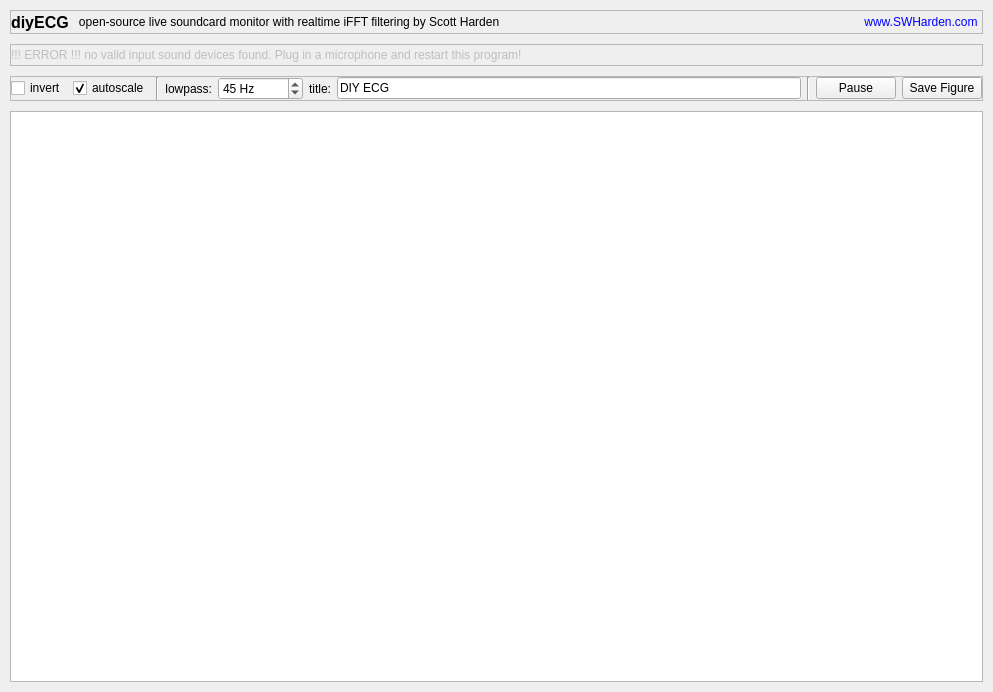
<?xml version="1.0" encoding="UTF-8"?>
<ui version="4.0">
 <class>MainWindow</class>
 <widget class="QMainWindow" name="MainWindow">
  <property name="geometry">
   <rect>
    <x>0</x>
    <y>0</y>
    <width>993</width>
    <height>692</height>
   </rect>
  </property>
  <property name="windowTitle">
   <string>diyECG</string>
  </property>
  <widget class="QWidget" name="centralwidget">
   <layout class="QVBoxLayout" name="verticalLayout_2">
    <property name="spacing">
     <number>10</number>
    </property>
    <property name="margin">
     <number>10</number>
    </property>
    <item>
     <widget class="QFrame" name="frame_4">
      <property name="frameShape">
       <enum>QFrame::StyledPanel</enum>
      </property>
      <property name="frameShadow">
       <enum>QFrame::Raised</enum>
      </property>
      <layout class="QHBoxLayout" name="horizontalLayout">
       <property name="spacing">
        <number>0</number>
       </property>
       <property name="margin">
        <number>0</number>
       </property>
       <item>
        <widget class="QLabel" name="label_3">
         <property name="font">
          <font>
           <pointsize>12</pointsize>
           <weight>75</weight>
           <bold>true</bold>
          </font>
         </property>
         <property name="text">
          <string>diyECG</string>
         </property>
        </widget>
       </item>
       <item>
        <widget class="QLabel" name="label_4">
         <property name="enabled">
          <bool>true</bool>
         </property>
         <property name="text">
          <string>   open-source live soundcard monitor with realtime iFFT filtering by Scott Harden</string>
         </property>
         <property name="alignment">
          <set>Qt::AlignLeading|Qt::AlignLeft|Qt::AlignVCenter</set>
         </property>
        </widget>
       </item>
       <item>
        <spacer name="horizontalSpacer_2">
         <property name="orientation">
          <enum>Qt::Horizontal</enum>
         </property>
         <property name="sizeHint" stdset="0">
          <size>
           <width>40</width>
           <height>20</height>
          </size>
         </property>
        </spacer>
       </item>
       <item>
        <widget class="QPushButton" name="btnSite">
         <property name="styleSheet">
          <string notr="true">color: rgb(0, 0, 255);</string>
         </property>
         <property name="text">
          <string>www.SWHarden.com</string>
         </property>
         <property name="checkable">
          <bool>false</bool>
         </property>
         <property name="flat">
          <bool>true</bool>
         </property>
        </widget>
       </item>
      </layout>
     </widget>
    </item>
    <item>
     <widget class="QFrame" name="frame_5">
      <property name="frameShape">
       <enum>QFrame::StyledPanel</enum>
      </property>
      <property name="frameShadow">
       <enum>QFrame::Raised</enum>
      </property>
      <layout class="QHBoxLayout" name="horizontalLayout_3">
       <property name="spacing">
        <number>0</number>
       </property>
       <property name="margin">
        <number>0</number>
       </property>
       <item>
        <widget class="QLabel" name="lblDevice">
         <property name="enabled">
          <bool>false</bool>
         </property>
         <property name="text">
          <string>!!! ERROR !!! no valid input sound devices found. Plug in a microphone and restart this program!</string>
         </property>
        </widget>
       </item>
       <item>
        <spacer name="horizontalSpacer">
         <property name="orientation">
          <enum>Qt::Horizontal</enum>
         </property>
         <property name="sizeHint" stdset="0">
          <size>
           <width>40</width>
           <height>20</height>
          </size>
         </property>
        </spacer>
       </item>
      </layout>
     </widget>
    </item>
    <item>
     <widget class="QFrame" name="frame">
      <property name="frameShape">
       <enum>QFrame::NoFrame</enum>
      </property>
      <property name="frameShadow">
       <enum>QFrame::Plain</enum>
      </property>
      <layout class="QVBoxLayout" name="verticalLayout">
       <property name="spacing">
        <number>10</number>
       </property>
       <property name="margin">
        <number>0</number>
       </property>
       <item>
        <widget class="QFrame" name="frame_2">
         <property name="frameShape">
          <enum>QFrame::StyledPanel</enum>
         </property>
         <property name="frameShadow">
          <enum>QFrame::Raised</enum>
         </property>
         <layout class="QHBoxLayout" name="horizontalLayout_2">
          <property name="margin">
           <number>0</number>
          </property>
          <item>
           <widget class="QCheckBox" name="chkInvert">
            <property name="text">
             <string>invert</string>
            </property>
           </widget>
          </item>
          <item>
           <widget class="QCheckBox" name="chkAutoscale">
            <property name="text">
             <string>autoscale</string>
            </property>
            <property name="checked">
             <bool>true</bool>
            </property>
           </widget>
          </item>
          <item>
           <widget class="Line" name="line">
            <property name="orientation">
             <enum>Qt::Vertical</enum>
            </property>
           </widget>
          </item>
          <item>
           <widget class="QLabel" name="label_2">
            <property name="sizePolicy">
             <sizepolicy hsizetype="Minimum" vsizetype="Preferred">
              <horstretch>0</horstretch>
              <verstretch>0</verstretch>
             </sizepolicy>
            </property>
            <property name="text">
             <string>lowpass:</string>
            </property>
            <property name="alignment">
             <set>Qt::AlignRight|Qt::AlignTrailing|Qt::AlignVCenter</set>
            </property>
           </widget>
          </item>
          <item>
           <widget class="QSpinBox" name="spinLowpass">
            <property name="toolTip">
             <string>set to 0 to disable</string>
            </property>
            <property name="suffix">
             <string> Hz</string>
            </property>
            <property name="prefix">
             <string/>
            </property>
            <property name="minimum">
             <number>0</number>
            </property>
            <property name="maximum">
             <number>999999</number>
            </property>
            <property name="singleStep">
             <number>1</number>
            </property>
            <property name="value">
             <number>45</number>
            </property>
           </widget>
          </item>
          <item>
           <widget class="QLabel" name="label_5">
            <property name="sizePolicy">
             <sizepolicy hsizetype="Minimum" vsizetype="Preferred">
              <horstretch>0</horstretch>
              <verstretch>0</verstretch>
             </sizepolicy>
            </property>
            <property name="text">
             <string>title:</string>
            </property>
            <property name="alignment">
             <set>Qt::AlignRight|Qt::AlignTrailing|Qt::AlignVCenter</set>
            </property>
           </widget>
          </item>
          <item>
           <widget class="QLineEdit" name="lineTitle">
            <property name="text">
             <string>DIY ECG</string>
            </property>
           </widget>
          </item>
          <item>
           <widget class="Line" name="line_2">
            <property name="orientation">
             <enum>Qt::Vertical</enum>
            </property>
           </widget>
          </item>
          <item>
           <widget class="QPushButton" name="btnPause">
            <property name="text">
             <string>Pause</string>
            </property>
            <property name="checkable">
             <bool>true</bool>
            </property>
           </widget>
          </item>
          <item>
           <widget class="QPushButton" name="btnSave">
            <property name="text">
             <string>Save Figure</string>
            </property>
           </widget>
          </item>
         </layout>
        </widget>
       </item>
       <item>
        <widget class="QFrame" name="frame_3">
         <property name="frameShape">
          <enum>QFrame::StyledPanel</enum>
         </property>
         <property name="frameShadow">
          <enum>QFrame::Plain</enum>
         </property>
         <layout class="QVBoxLayout" name="verticalLayout_3">
          <property name="spacing">
           <number>0</number>
          </property>
          <property name="margin">
           <number>0</number>
          </property>
          <item>
           <widget class="PlotWidget" name="grECG">
            <property name="frameShape">
             <enum>QFrame::NoFrame</enum>
            </property>
            <property name="frameShadow">
             <enum>QFrame::Plain</enum>
            </property>
            <property name="lineWidth">
             <number>0</number>
            </property>
           </widget>
          </item>
         </layout>
        </widget>
       </item>
      </layout>
     </widget>
    </item>
   </layout>
  </widget>
 </widget>
 <customwidgets>
  <customwidget>
   <class>PlotWidget</class>
   <extends>QGraphicsView</extends>
   <header>pyqtgraph</header>
  </customwidget>
 </customwidgets>
 <resources/>
 <connections/>
</ui>
